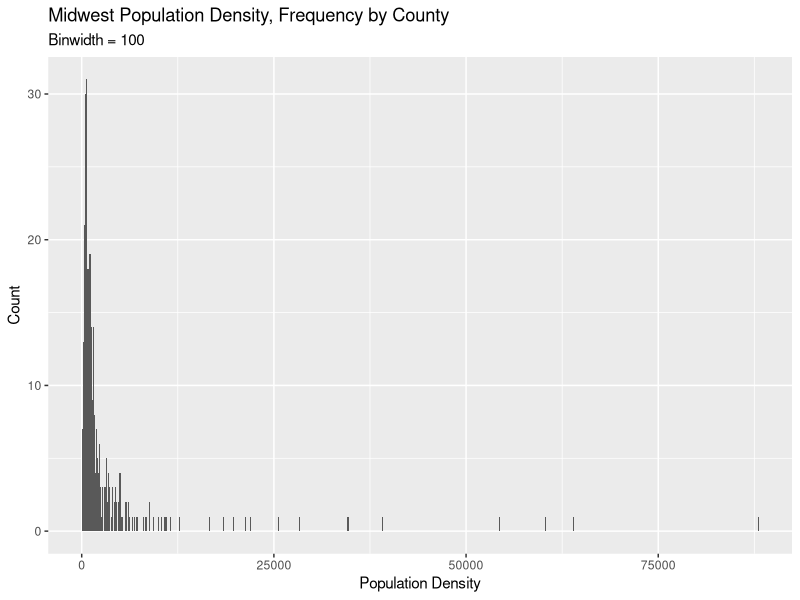
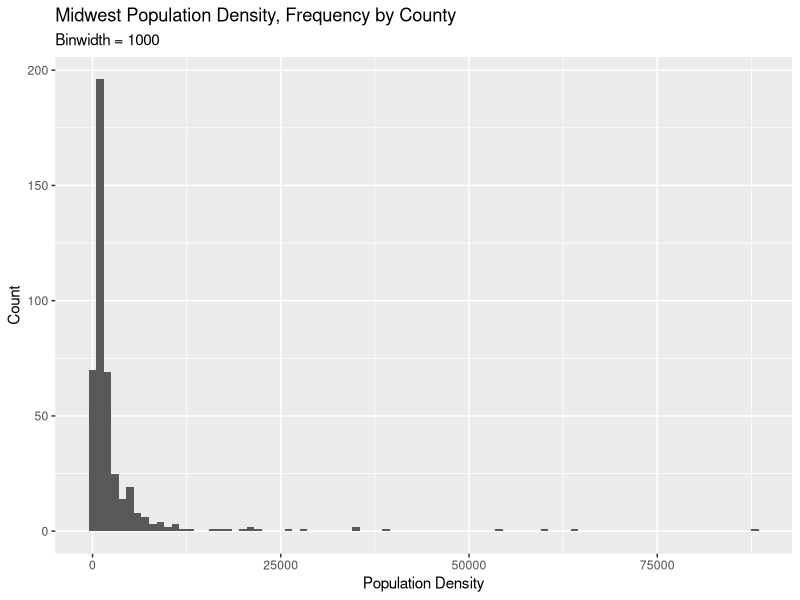
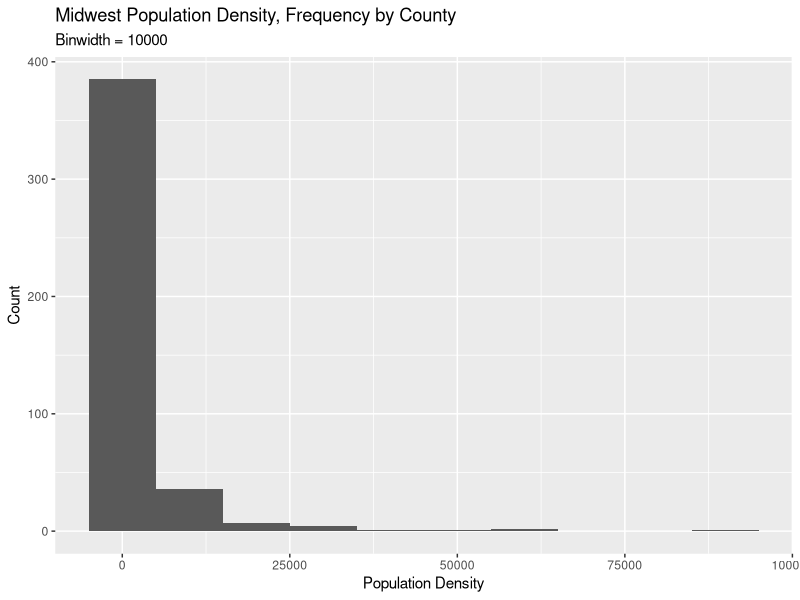
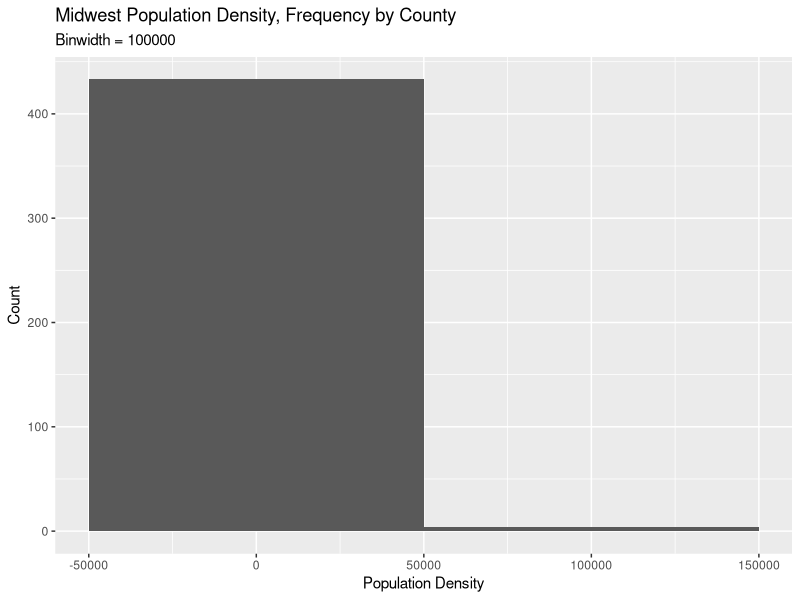
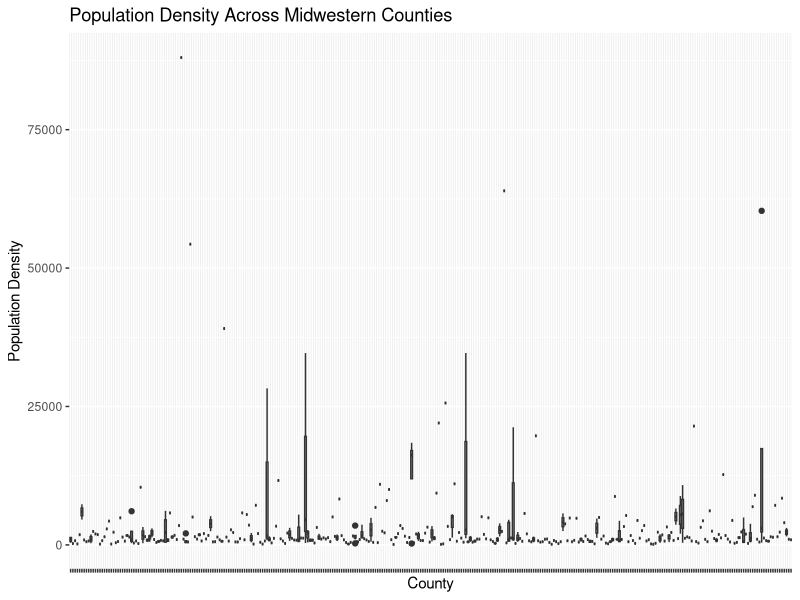
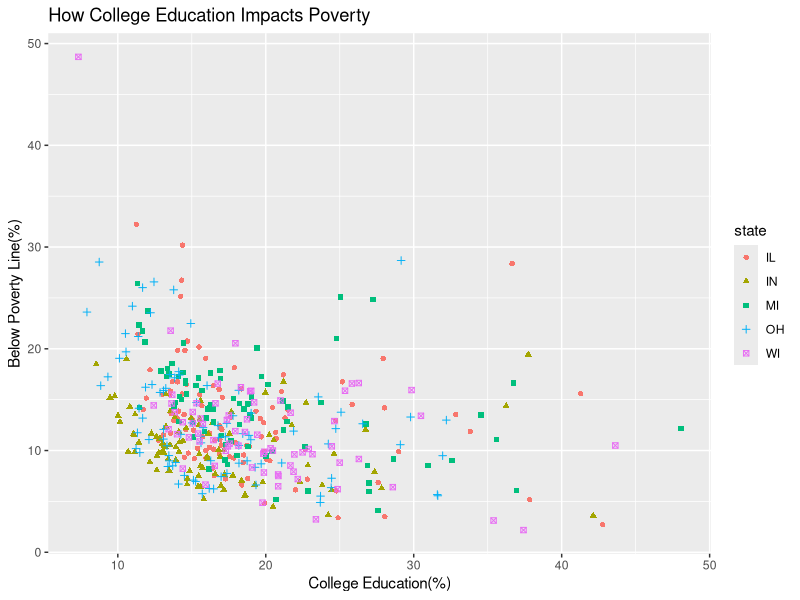
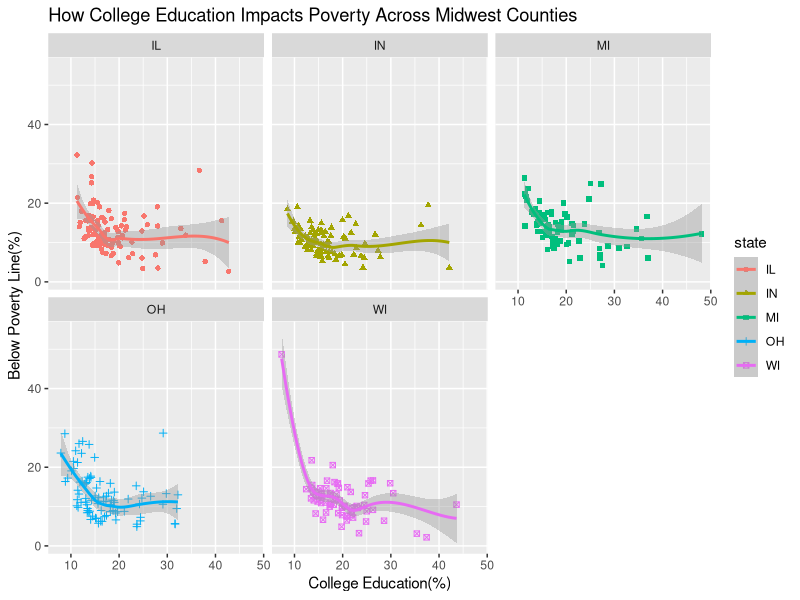

Reproduce these figures in R, in order.
## ---- chunk 1
#| label: load-packages

library(tidyverse)

## ---- chunk 2
#| label: Midwest Q1

ggplot(midwest, aes(x = popdensity)) + 
  geom_histogram(binwidth = 100) +
  labs( 
   title =  "Midwest Population Density, Frequency by County",
    subtitle = "Binwidth = 100",
    x = "Population Density",
    y = "Count")

ggplot(midwest, aes(x = popdensity)) + 
  geom_histogram(binwidth = 1000) + 
  labs( 
      title =  "Midwest Population Density, Frequency by County",
    subtitle = "Binwidth = 1000",
    x = "Population Density",
    y = "Count")

ggplot(midwest, aes(x = popdensity)) + 
  geom_histogram(binwidth = 10000) +
  labs(
    title =  "Midwest Population Density, Frequency by County",
    subtitle = "Binwidth = 10000",
    x = "Population Density",
    y = "Count")

ggplot(midwest, aes(x = popdensity)) + 
  geom_histogram(binwidth = 100000) +
  labs( 
   title =  "Midwest Population Density, Frequency by County",
    subtitle = "Binwidth = 100000",
    x = "Population Density",
    y = "Count")

## ---- chunk 3
#| label: Midwest Q2

ggplot(data = midwest, aes(x = county, y = popdensity, scale = 1/100000)) + 
  geom_boxplot() +
  labs(
    title = "Population Density Across Midwestern Counties",
    x = "County",
    y = "Population Density"
  ) +
  scale_x_discrete(labels = NULL)


  

## ---- chunk 4
#| label: Midwest Q3

ggplot(data = midwest, 
       aes(x = percollege, y = percbelowpoverty, color = state, shape = state)) +
      geom_point() +
      labs(
        title = "How College Education Impacts Poverty",
        x = "College Education(%)",
        y = "Below Poverty Line(%)",
      )


## ---- chunk 5
#| label: Midwest Q4

ggplot(data = midwest, 
       aes(x = percollege, y = percbelowpoverty, color = state, shape = state)) +
      geom_point() +
      geom_smooth() +
      facet_wrap(~state) +
      labs(
        title = "How College Education Impacts Poverty Across Midwest Counties",
        x = "College Education(%)",
        y = "Below Poverty Line(%)",
      )


